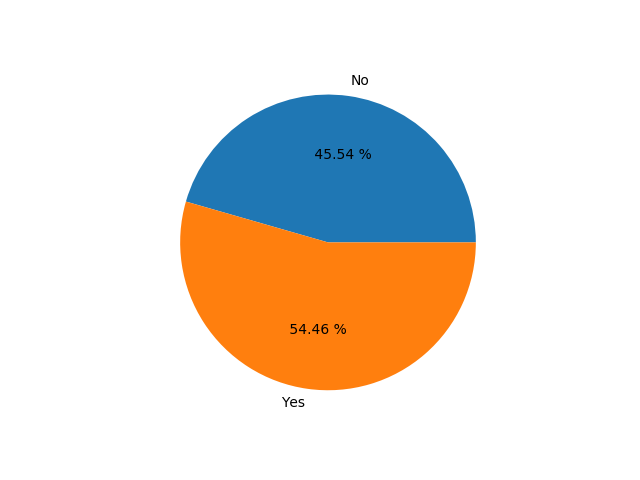

Python code for this plot:
# %percentage of people who have hear disease vs don't

import matplotlib.pyplot as plt
import pandas as pd
import numpy as np

df = pd.read_csv('out_heart.txt', delimiter='\t', names=["Target", "Frequency"])
freq = df['Frequency'].values
name = list(df['Target'].values)

plt.pie(freq, labels = name, autopct='% .2f %%')
plt.savefig('heart_dataset.png')
plt.show()
